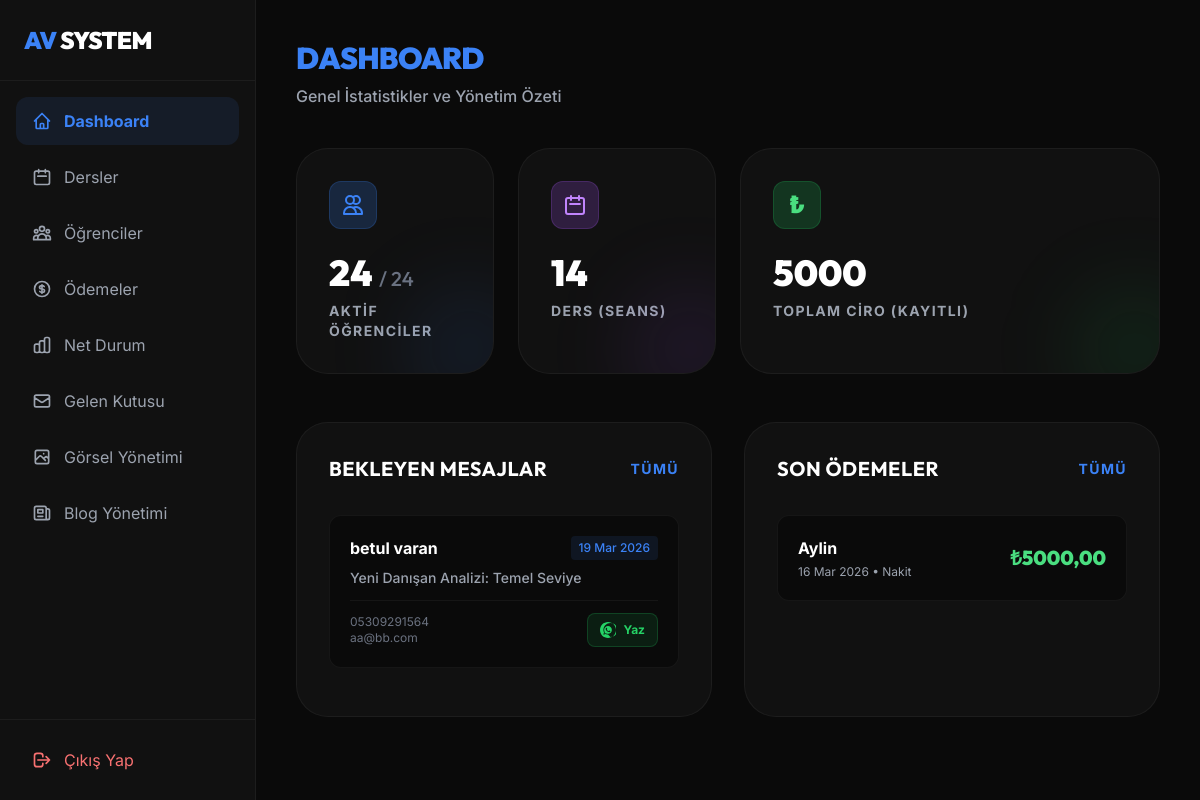
The app's page /panel/dashboard/ (signed in), older data.
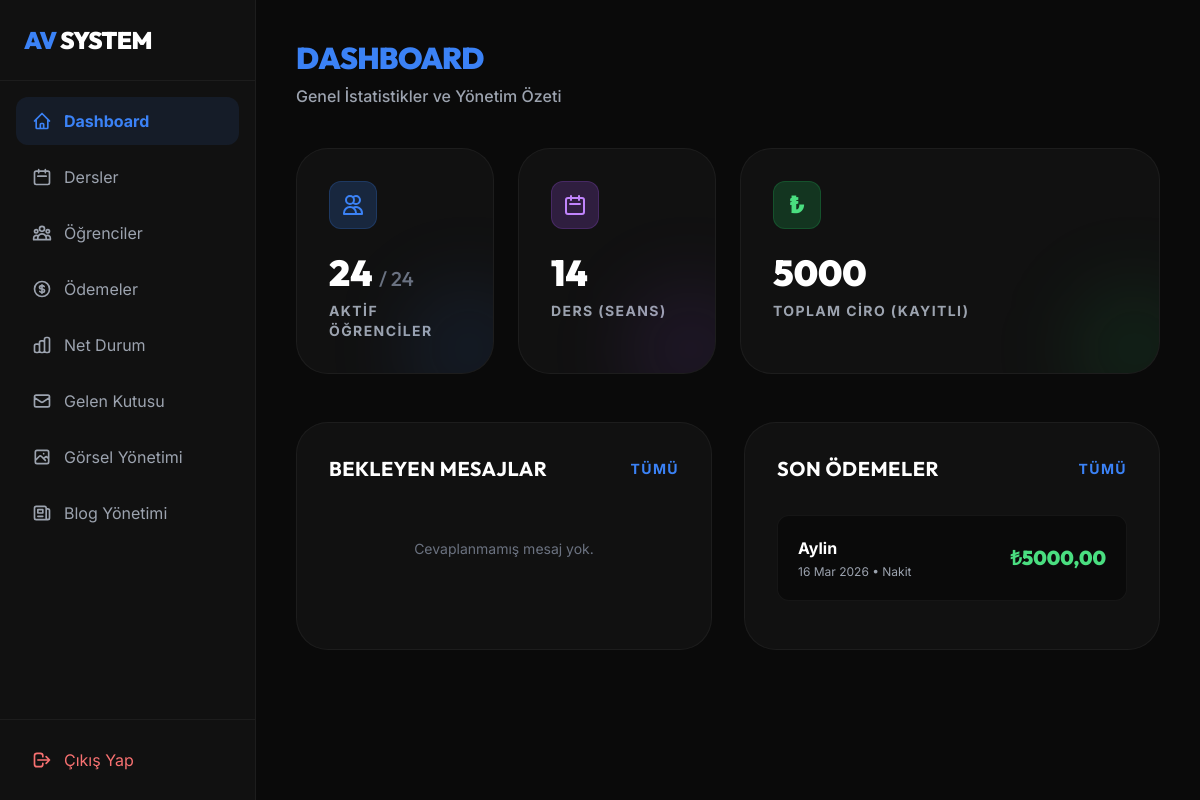
The same page, newer data.
### website/models.py (models this page shows, shortened)
class ContactMessage(models.Model):
    full_name = models.CharField(max_length=200, verbose_name="Ad Soyad")
    email = models.EmailField(verbose_name="Email")
    phone = models.CharField(max_length=20, blank=True, null=True, verbose_name="Telefon Numarası")
    subject = models.CharField(max_length=200, verbose_name="Konu")
    message = models.TextField(verbose_name="Mesaj")
    device_id = models.CharField(max_length=255, blank=True, null=True, verbose_name="Gizli Cihaz Kimliği")
    is_replied = models.BooleanField(default=False, verbose_name="Dönüş Yapıldı")
    admin_notes = models.TextField(blank=True, null=True, verbose_name="Yönetici Notları (Sadece siz görürsünüz)")
    created_at = models.DateTimeField(auto_now_add=True, verbose_name="Gönderim Tarihi")
    class Meta:
        ordering = ['-created_at']
        verbose_name = "Danışan/İletişim Mesajı"
        verbose_name_plural = "Gelen Kutusu (CRM)"

### crm/models.py (models this page shows, shortened)
class Payment(models.Model):
    PAYMENT_METHODS = [
        ('cash', 'Nakit'),
        ('transfer', 'EFT/Havale'),
        ('cc', 'Kredi Kartı'),
    ]
    MONTH_CHOICES = [
        (1, 'Ocak'), (2, 'Şubat'), (3, 'Mart'), (4, 'Nisan'),
        (5, 'Mayıs'), (6, 'Haziran'), (7, 'Temmuz'), (8, 'Ağustos'),
        (9, 'Eylül'), (10, 'Ekim'), (11, 'Kasım'), (12, 'Aralık')
    ]
    student = models.ForeignKey(Student, on_delete=models.CASCADE, related_name='payments', verbose_name="Öğrenci")
    lesson = models.ForeignKey(Lesson, on_delete=models.SET_NULL, null=True, blank=True, related_name='payments', verbose_name="İlgili Ders")
    payment_month = models.IntegerField(choices=MONTH_CHOICES, verbose_name="Ödeme Ayı", blank=True, null=True)
    payment_year = models.IntegerField(verbose_name="Ödeme Yılı", blank=True, null=True)
    amount = models.DecimalField(max_digits=10, decimal_places=2, verbose_name="Tutar (₺)")
    payment_date = models.DateField(verbose_name="Ödeme Tarihi")
    payment_method = models.CharField(max_length=20, choices=PAYMENT_METHODS, default='transfer', verbose_name="Ödeme Yöntemi")
    description = models.CharField(max_length=255, blank=True, null=True, verbose_name="Açıklama (Örn: Mart Ayı Aidatı)")
    class Meta:
        verbose_name = "Ödeme"
        verbose_name_plural = "Ödemeler"
        ordering = ['-payment_date']

class Student(models.Model):
    STATUS_CHOICES = [
        ('active', 'Aktif'),
        ('inactive', 'Pasif'),
    ]
    full_name = models.CharField(max_length=200, verbose_name="Öğrenci Adı Soyadı")
    phone = models.CharField(max_length=20, blank=True, null=True, verbose_name="Telefon")
    email = models.EmailField(blank=True, null=True, verbose_name="E-posta")
    registration_date = models.DateField(auto_now_add=True, verbose_name="Kayıt Tarihi")
    status = models.CharField(max_length=20, choices=STATUS_CHOICES, default='active', verbose_name="Durum")
    lessons = models.ManyToManyField(Lesson, related_name='students', blank=True, verbose_name="Kayıtlı Olduğu Dersler")
    notes = models.TextField(blank=True, null=True, verbose_name="Özel Notlar")
    class Meta:
        verbose_name = "Öğrenci"
        verbose_name_plural = "Öğrenciler"
        ordering = ['-registration_date']

### crm/views.py (the view)
# urls.py: path('dashboard/', views.dashboard, name='crm_dashboard'),
@login_required(login_url='crm_login')
def dashboard(request):
    total_students = Student.objects.count()
    active_students = Student.objects.filter(status='active').count()
    total_lessons = Lesson.objects.count()
    total_revenue = Payment.objects.aggregate(t=Sum('amount'))['t'] or 0
    messages_qs = ContactMessage.objects.filter(is_replied=False).order_by('-created_at')
    payments_qs = Payment.objects.all().order_by('-payment_date')
    if request.GET.get('load_messages'):
        paginator = Paginator(messages_qs, 5)
        page = request.GET.get('page')
        page_obj = paginator.get_page(page)
        return render(request, 'crm/partials/_dash_messages.html', {'recent_messages': page_obj.object_list, 'messages_page': page_obj})
    if request.GET.get('load_payments'):
        paginator = Paginator(payments_qs, 5)
        page = request.GET.get('page')
        page_obj = paginator.get_page(page)
        return render(request, 'crm/partials/_dash_payments.html', {'recent_payments': page_obj.object_list, 'payments_page': page_obj})
    msg_paginator = Paginator(messages_qs, 5)
    messages_page = msg_paginator.get_page(1)
    pay_paginator = Paginator(payments_qs, 5)
    payments_page = pay_paginator.get_page(1)
    context = {
        'total_students': total_students,
        'active_students': active_students,
        'total_lessons': total_lessons,
        'total_revenue': total_revenue,
        'recent_messages': messages_page.object_list,
        'messages_page': messages_page,
        'recent_payments': payments_page.object_list,
        'payments_page': payments_page,
    }
    return render(request, 'crm/dashboard.html', context)

### crm/templates/crm/dashboard.html (shortened to what the changed rows need)
{% extends 'crm/base.html' %}
{% block content %}
<div class="mb-10">
    <h2 class="text-3xl font-heading font-black tracking-tight text-white uppercase"><span
            class="text-accent">DASHBOARD</span></h2>
</div>
<div class="grid grid-cols-1 lg:grid-cols-2 gap-8">
    <div class="bg-secondary rounded-[2rem] border border-white/5 p-8 flex flex-col h-full">
        <div class="flex-1" id="dash-messages-container">
            {% include 'crm/partials/_dash_messages.html' %}
        </div>
    </div>
    <div class="bg-secondary rounded-[2rem] border border-white/5 p-8">
        <div class="flex-1" id="dash-payments-container">
            {% include 'crm/partials/_dash_payments.html' %}
        </div>
    </div>
</div>
{% endblock %}

### crm/templates/crm/partials/_dash_messages.html (shortened to what this page needs)
{% for msg in recent_messages %}
<div class="p-5 rounded-xl bg-primary border border-white/5 hover:border-accent/30 transition-colors mb-4">
    <div class="flex justify-between items-start mb-2">
        <div class="font-bold text-white">{{ msg.full_name }}</div>
        <div class="text-xs text-accent font-medium bg-accent/10 px-2 py-1 rounded">{{ msg.created_at|date:"d M Y" }}</div>
    </div>
    <div class="text-sm text-gray-400 mb-3 font-medium">{{ msg.subject }}</div>
    <div class="flex items-center justify-between gap-3 pt-3 border-t border-white/5">
        <div class="text-xs text-gray-500 truncate w-1/2" title="{{ msg.email }}">
            {% if msg.phone %}{{ msg.phone }}<br>{% endif %}
            {{ msg.email }}
        </div>
        {% if msg.phone %}
        <a href="https://wa.me/{{ msg.phone|cut:' '|cut:'+'|cut:'('|cut:')'|cut:'-' }}" target="_blank"
            class="shrink-0 flex items-center justify-center gap-2 px-3 py-2 bg-[#25D366]/10 hover:bg-[#25D366]/20 text-[#25D366] rounded-lg font-bold transition-all text-xs border border-[#25D366]/20">
            Yaz
        </a>
        {% endif %}
    </div>
</div>
{% empty %}
<div class="text-center py-6 text-gray-500 text-sm">Cevaplanmamış mesaj yok.</div>
{% endfor %}

### crm/templates/crm/partials/_dash_payments.html (shortened to what this page needs)
{% for pmt in recent_payments %}
<div class="flex items-center justify-between p-5 rounded-xl bg-primary border border-white/5 mb-4">
    <div>
        <div class="font-bold text-white mb-1">{{ pmt.student.full_name }}</div>
        <div class="text-xs text-gray-400">{{ pmt.payment_date|date:"d M Y" }} &bull; {{ pmt.get_payment_method_display }}</div>
    </div>
    <div class="text-xl font-heading font-black text-green-400">₺{{ pmt.amount }}</div>
</div>
{% empty %}
<div class="text-center py-6 text-gray-500 text-sm">Henüz bir ödeme kaydı yok.</div>
{% endfor %}

Row changes from the older to the newer data that the page shows:
removed ContactMessage: full_name "betul varan", created_at "19 Mar 2026", subject "Yeni Danışan Analizi: Temel Seviye", phone "05309291564", email "aa@bb.com"
Text that changed along with them:
text now shown: "Cevaplanmamış mesaj yok."
